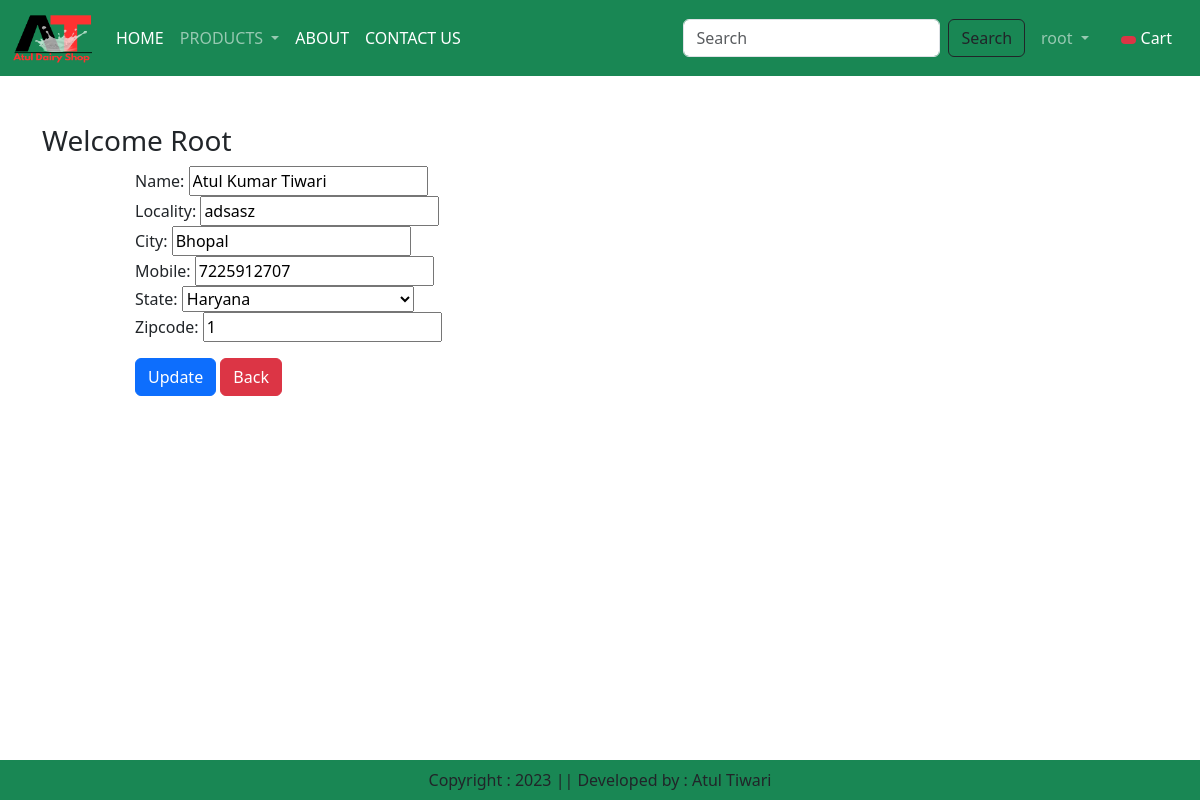
The page /updateAddress/14 (signed in) on the database its author committed.
### app/models.py (models this page shows, shortened)
class Customer(models.Model):
    user = models.ForeignKey(User,on_delete=models.CASCADE)
    name = models.CharField(max_length=200)
    locality = models.CharField(max_length=200)
    city = models.CharField(max_length=50)
    mobile = models.IntegerField(default=0)
    zipcode = models.IntegerField()
    state = models.CharField(choices=STATE_CHOICES,max_length=100)

### app/views.py (the view, shortened to what this page needs)
# urls.py: path('updateAddress/<int:pk>', views.updateAddress.as_view(),name='updateAddress'),
@method_decorator(login_required,name='dispatch')
class updateAddress(View):
    def get(self,request,pk):
        add = Customer.objects.get(pk=pk)
        form = CustomerProfileForm(instance=add)
        totalitem = 0
        if request.user.is_authenticated:
            totalitem = len(Cart.objects.filter(user=request.user))
        return render(request, 'app/updateAddress.html',locals())

### app/forms.py
class CustomerProfileForm(forms.ModelForm):
    class Meta:
        model = Customer
        fields=['name','locality','city','mobile','state','zipcode']
        widget={
            'name':forms.TextInput(attrs={'class':'form-control'}),
            'locality':forms.TextInput(attrs={'class':'form-control'}),
            'city':forms.TextInput(attrs={'class':'form-control'}),
            'mobile':forms.NumberInput(attrs={'class':'form-control'}),
            'state':forms.Select(attrs={'class':'form-control'}),
            'zipcode':forms.NumberInput(attrs={'class':'form-control'}),
        }

### app/templates/app/updateAddress.html (shortened to what this page needs)
{% extends 'app/base.html' %}
{% load static %}
{% block main-content %}
<div class="container my-5">
    <div class="row">
            <h3>Welcome <span class="text-capitalize">{{request.user}}</span></h3>
    </div>
    <div class="col-sm-8 offset-sm-1">
        <form action="" method="post">
            {% for fm in form %}
                {{fm.label_tag}} {{fm}} <small class="text-danger">{{fm.errors|striptags}}</small><br>
            {% endfor %}
            <div class="col-12 mt-3">
                <button type="submit" class="btn btn-primary">Update</button>
                <a href="{% url 'address' %}" type="button" class="btn btn-danger">Back</a>
            </div>
        </form>
    </div>
{% endblock main-content %}

### app/templates/app/base.html (shortened to what this page needs)
<!DOCTYPE html>
{% load static %}
<html lang="en">
<head>
    <link href="https://cdn.jsdelivr.net/npm/bootstrap@5.3.0-alpha3/dist/css/bootstrap.min.css" rel="stylesheet">
    <link rel="stylesheet" href="{% static 'app/css/owl.carousel.min.css' %}">
    <link rel="stylesheet" href="{% static 'app/css/all.min.css' %}">
    <link rel="stylesheet" href="{% static 'app/css/style.css' %}">
</head>
<body>
    <nav class="navbar navbar-expand-lg navbar-dark bg-success">
        <div class="container-fluid">
          <a class="navbar-brand" href="/">
            <img src="{% static 'app/images/Atul.png' %}" width="80" height="50" />
          </a>
          <div class="collapse navbar-collapse" id="navbarSupportedContent">
            <ul class="navbar-nav me-auto mb-2 mb-lg-0">
              {% if request.user.is_authenticated %}
                <a class="nav-link active" aria-current="page" href="/">HOME</a>
              <li class="nav-item dropdown">
                <a class="nav-link dropdown-toggle" href="#" role="button" data-bs-toggle="dropdown" aria-expanded="false">
                  PRODUCTS
                </a>
              </li>
              <li class="nav-item">
                <a class="nav-link text-white" href="{% url 'about' %}">ABOUT</a>
              </li>
              <li class="nav-item">
                <a class="nav-link text-white" href="{% url 'contact' %}">CONTACT US</a>
              </li>
            </ul>
            <form class="d-flex" role="search" action="/search/" method="get">
              <input class="form-control me-2" type="text" placeholder="Search" name="query" id="query" aria-label="Search">
              <button class="btn btn-outline-dark" type="submit">Search</button>
            </form>
          </div>
          <ul class="navbar-nav me-auto mb-2 mb-lg-0">
            <li class="nav-item dropdown mx-2">
                <a class="nav-link dropdown-toggle" href="#" role="button" data-bs-toggle="dropdown" aria-expanded="false">
                  {{request.user}}
                </a>
            </li>
            <li class="nav-item dropdown mx-2">
                <a href="{% url 'showcart' %}" class="nav-link text-white"><span class="badge bg-danger">
                </span> Cart</a>
            </li>
            {% endif %}
          </ul>
        </div>
      </nav>
      {% block main-content %}{% endblock main-content %}
      <footer class="container-fluid fixed-bottom bg-success text-center p-2 mt-5">
        Copyright : 2023 || Developed by : Atul Tiwari
      </footer>
</body>
</html>

### rows shown on the page
Customer: form "Atul Kumar Tiwari" "adsasz" "Bhopal" "7225912707" "Haryana" "1"

### other values the page prints
{{ request.user }} "root"
{{ request.user }} "Root"
{{ fm.label_tag }} "Name:" "Locality:" "City:" "Mobile:" "State:" "Zipcode:"
